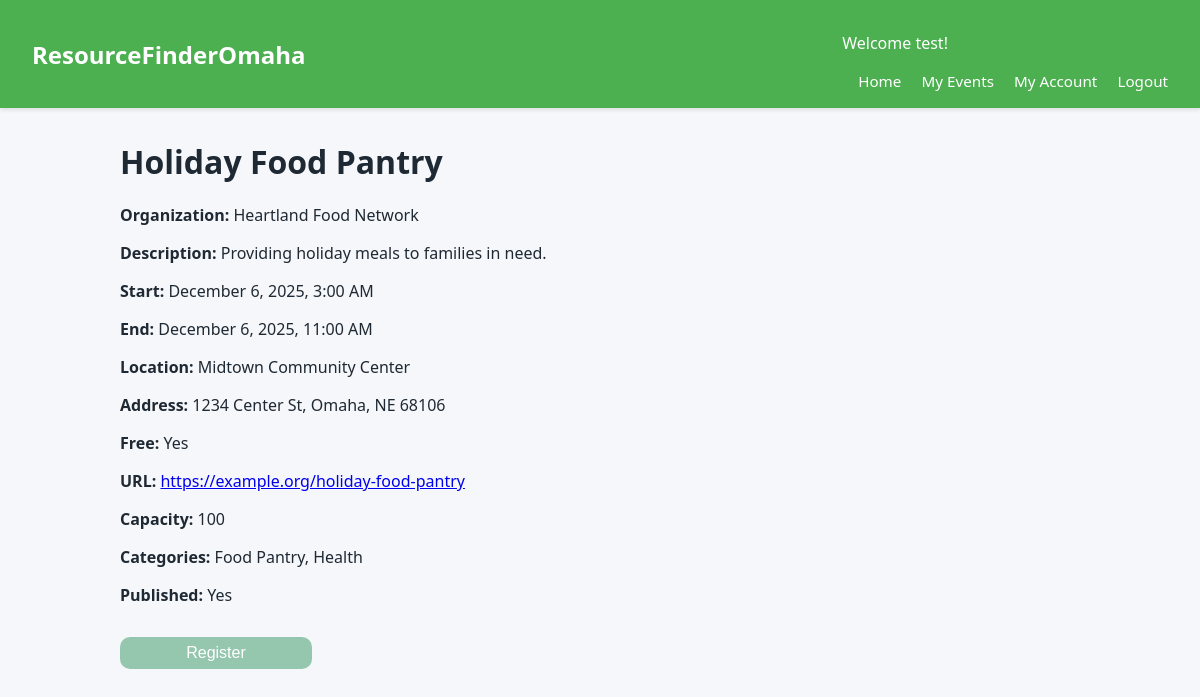
The app's page /eventdetail/2/ (signed in) with its own data.
### events/models.py (models this page shows, shortened)
class TimeStamped(models.Model):
    created_at = models.DateTimeField(auto_now_add=True)
    updated_at = models.DateTimeField(auto_now=True)
    class Meta:
        abstract = True

class Event(TimeStamped):
    org = models.ForeignKey(Organization, on_delete=models.CASCADE, related_name="events")
    title = models.CharField(max_length=200)
    description = models.TextField(blank=True)
    start_at = models.DateTimeField()
    end_at = models.DateTimeField(null=True, blank=True)
    location = models.ForeignKey(Location, on_delete=models.PROTECT, related_name="events")
    is_free = models.BooleanField(default=True)
    url = models.URLField(blank=True)
    capacity = models.PositiveIntegerField(null=True, blank=True)
    categories = models.ManyToManyField(Category, related_name="events", blank=True)
    is_published = models.BooleanField(default=True)
    class Meta:
        indexes = [
            models.Index(fields=["start_at"]),
            models.Index(fields=["is_published"]),
        ]
        ordering = ["start_at"]

class Organization(TimeStamped):
    org = models.OneToOneField(User, on_delete=models.CASCADE) # link extra info to user
    name = models.CharField(max_length=150, unique=True)
    description = models.TextField(blank=True)
    website = models.URLField(blank=True)
    email = models.EmailField(blank=True)
    phone = models.CharField(max_length=30, blank=True)
    is_verified = models.BooleanField(default=False)

class Location(TimeStamped):
    name = models.CharField(max_length=120, blank=True)
    address1 = models.CharField(max_length=200, blank=True)
    address2 = models.CharField(max_length=200, blank=True)
    city = models.CharField(max_length=80, default="Omaha")
    state = models.CharField(max_length=2, default="NE")
    postal_code = models.CharField(max_length=15, blank=True)
    latitude = models.FloatField(null=True, blank=True)
    longitude = models.FloatField(null=True, blank=True)

class Category(models.Model):
    name = models.CharField(max_length=80, unique=True)
    slug = models.SlugField(max_length=100, unique=True)
    class Meta: #sorts alphabetically
        ordering = ["name"]

### events/views.py (the view, shortened to what this page needs)
# urls.py: path('eventdetail/<int:event_id>/', event_views.eventDetail, name='eventDetail'),
def eventDetail(request, event_id):
    event = Event.objects.get(pk=event_id)
    already_registered = False
    already_registered = Registration.objects.filter(
            user=request.user,
            event=event).exists()
    if already_registered and not messages.get_messages(request):
                messages.info(request, 'You are already registered for this event')
    is_org = request.user.groups.filter(name='Organizations').exists()
    context = {
        "event" : event,
        "already_registered" : already_registered,
        'is_org' : is_org
    }
    return render(request, "event_detail.html", context)

### events/templates/event_detail.html (shortened to what this page needs)
{% extends "base.html" %}
{% block content %}
<h1>{{ event.title }}</h1>
<p><strong>Organization:</strong> {{ event.org.name }}</p>
<p><strong>Description:</strong> {{ event.description }}</p>
<p><strong>Start:</strong> {{ event.start_at|date:"F j, Y, g:i A" }}</p>
<p><strong>End:</strong> {% if event.end_at %}{{ event.end_at|date:"F j, Y, g:i A" }}{% else %}N/A{% endif %}</p>
<p><strong>Location:</strong> {{ event.location.name }}</p>
<p><strong>Address:</strong> {{ event.location.address1 }}{% if event.location.address2 %}, {{ event.location.address2 }}{% endif %}, {{ event.location.city }}, {{ event.location.state }} {{ event.location.postal_code }}</p>
<p><strong>Free:</strong> {% if event.is_free %}Yes{% else %}No{% endif %}</p>
<p><strong>URL:</strong> {% if event.url %}<a href="{{ event.url }}">{{ event.url }}</a>{% else %}N/A{% endif %}</p>
<p><strong>Capacity:</strong> {% if event.capacity %}{{ event.capacity }}{% else %}Unlimited{% endif %}</p>
<p><strong>Categories:</strong>
    {% if event.categories.all %}
        {% for cat in event.categories.all %}
            {{ cat.name }}{% if not forloop.last %}, {% endif %}
        {% endfor %}
    {% else %}
        None
    {% endif %}
</p>
<p><strong>Published:</strong> {% if event.is_published %}Yes{% else %}No{% endif %}</p>
<form method="POST">
    {% if user.is_authenticated %}
    {% if already_registered  or is_org %}
         <button type="submit" class="register-button" disabled>Register</button>
    {% else %}
        <button type="submit" name="action" value="register" class="register-button">Register</button>
   {% endif %}
   {% endif %}
</form>
{% endblock %}

### events/templates/base.html (shortened to what this page needs)
<!doctype html>
<html lang="en">
<head>
</head>
<body>
  <header>
    <div class="logo">ResourceFinderOmaha</div>
    <nav>
      <p class="hello-name">Welcome {{ user.username }}!</p>
      <a href="{% url 'home' %}">Home</a>
      <a href="{% url 'myevents' %}">My Events</a>
      <a href="#">My Account</a>
      {% if user.is_authenticated %}
        <a href="{% url 'logout' %}">Logout</a>
      {% else %}
        <a href="{% url 'login' %}">Login</a>
      {% endif %}
    </nav>
  </header>
  <main>
    {% block content %}{% endblock %}
  </main>
</body>
</html>

### events/templates/base.html (style rules this page uses)
body { margin: 0; font-family: system-ui, -apple-system, BlinkMacSystemFont, "Segoe UI", sans-serif; background: #f5f7fa; color: #1f2933; }
header { background: #4CAF50; color: white; padding: 1rem 2rem; box-shadow: 0 2px 4px rgba(0,0,0,0.1); display: flex; align-items: center; justify-content: space-between; }
header .logo { font-size: 1.5rem; font-weight: 700; }
header nav a { color: white; text-decoration: none; margin-left: 1rem; font-size: 0.95rem; }
main { max-width: 960px; margin: 2rem auto; padding: 0 1rem 3rem; }
.register-button { padding: 7px; border-radius: 10px; margin-top: 15px; margin-bottom: 15px; border: none; color: white; cursor: pointer; background-color: #4CAF50; width: 20%; font-size: 16px; text-decoration: none; text-align: center; }
.register-button:disabled { background: #95c6ae; }

### records on screen
Event: title "Holiday Food Pantry", org.name "Heartland Food Network", description "Providing holiday meals to families in need.", start_at "December 6, 2025, 3:00 AM", end_at "December 6, 2025, 11:00 AM", location.name "Midtown Community Center", location.address1 "1234 Center St", location.city "Omaha", location.state "NE", location.postal_code "68106", url "https://example.org/holiday-food-pantry", capacity "100"
Category: name "Food Pantry"
Category: name "Health"

### other values on screen
{{ user.username }} "test"
